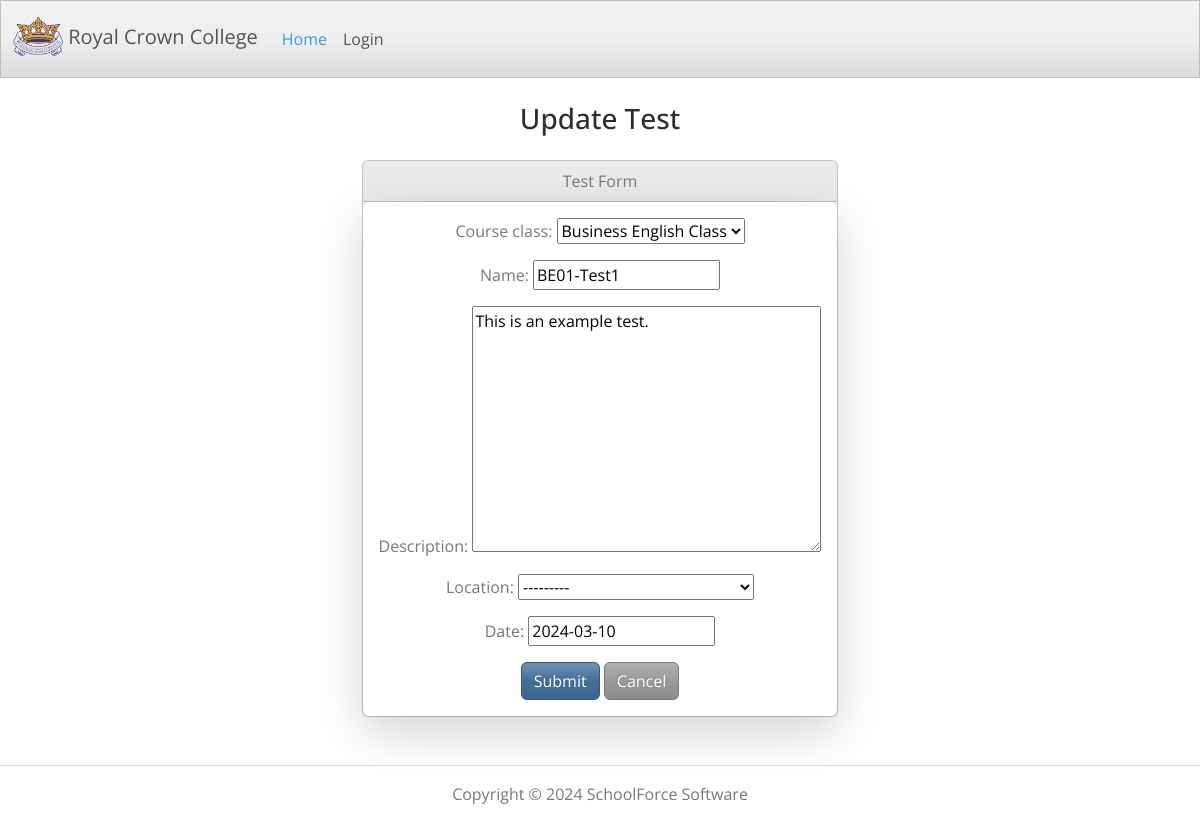
The page /test_update/4 on the database its author committed.
### cmsmain/models.py (models this page shows, shortened)
class Test(models.Model):
    course_class = models.ForeignKey(CourseClass, on_delete=models.CASCADE, related_name='tests', null=True, blank=True)
    name = models.CharField(max_length=100)
    description = models.TextField()
    location = models.ForeignKey(Location, on_delete=models.CASCADE, null=True, blank=True)
    date = models.DateField()

### cmsmain/views.py (the view)
# urls.py: path('test_update/<int:pk>', views.TestUpdateView.as_view(), name='test_update'),
class TestUpdateView(UpdateView):
    model = Test
    fields = '__all__'
    success_url = '/test_success/'
    def get_context_data(self, **kwargs):
        context = super().get_context_data(**kwargs)
        context['operation'] = 'update'
        return context

### cmsmain/models.py (called while the page is built)
    def __str__(self):
        return f'{self.building} - {self.room}'

    def __str__(self):
        return f"{self.class_name}"

### cmsmain/templates/cmsmain/test_form.html (shortened to what this page needs)
{% extends "cmsmain/base.html" %}
{% block content %}
{% if operation == 'create' %}
    <h3 class="text-center m-4"> Add Test</h3>
{% elif operation == 'update' %}
    <h3 class="text-center m-4"> Update Test</h3>
{% endif %}
<div class="d-flex justify-content-center">
    <div class="row">
        <div class="col col-md">
            <div class="card bg-light mb-3">
                <div class="card-header">
                    Test Form
                </div>
                <div class="card-body shadow-lg bg-body rounded">
                    <form method="post" enctype="multipart/form-data">
                        {{ form.as_p }}
                        <button type="submit" class="btn btn-primary">Submit</button>
                        <a href="{{ request.META.HTTP_REFERER }}" class="btn btn-secondary">Cancel</a>
                    </form>
                </div>
            </div>
        </div>
    </div>
</div>
{% endblock %}

### cmsmain/templates/cmsmain/base.html (style rules this page uses)
.wrapper { min-height: 100vh; display: flex; flex-direction: column; }

### rows shown on the page
Test: course_class "Business English Class", name "BE01-Test1", description "This is an example test.", location "---------", date "2024-03-10"
